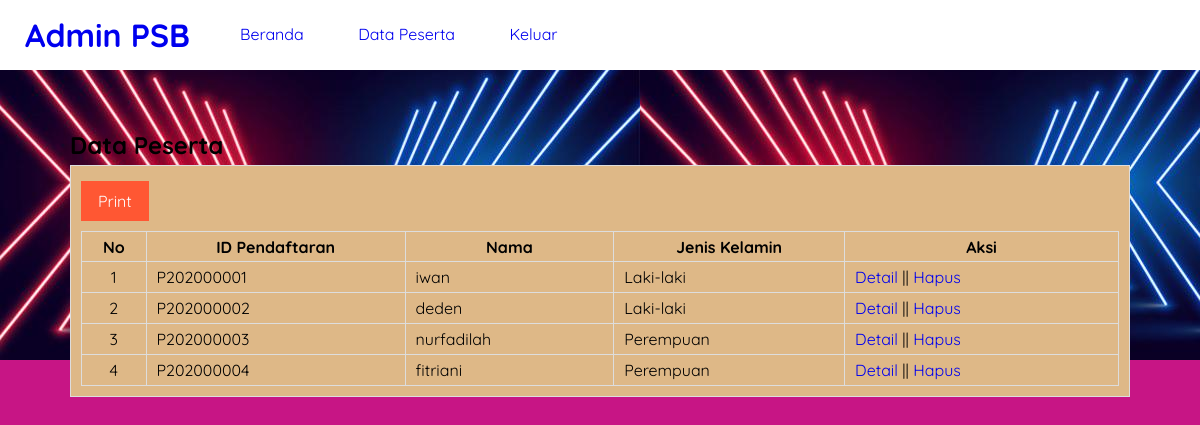
Screenshot of /data-peserta.php (signed in) with the database file from the repository.
### tables this page shows
CREATE TABLE `tb_pendaftaran` (
  `id_pendaftaran` char(10) NOT NULL,
  `tgl_daftar` date NOT NULL,
  `th_ajaran` varchar(9) NOT NULL,
  `jurusan` varchar(50) NOT NULL,
  `nm_peserta` varchar(50) NOT NULL,
  `tmp_lahir` varchar(50) NOT NULL,
  `tgl_lahir` date NOT NULL,
  `jk` enum('Laki-laki','Perempuan') NOT NULL,
  `agama` varchar(15) NOT NULL,
  `almt_peserta` text NOT NULL
);

### data-peserta.php (the view, shortened to what this page needs)
<?php
	include 'koneksi.php';
?>
<!DOCTYPE html>
<html>
<head>
	<link rel="stylesheet" type="text/css" href="css/style.css">
</head>
<body>
	<header>
		<h1><a href="beranda.php">Admin PSB</a></h1>
		<ul>
			<li><a href="beranda.php">Beranda</a></li>
			<li><a href="data-peserta.php">Data Peserta</a></li>
			<li><a href="keluar.php">Keluar</a></li>
		</ul>
	</header>
	<section class="content">
		<h2>Data Peserta</h2>
		<div class="box">
			<a href="cetak-peserta.php" target="_blank" class="btn-cetak">Print</a>
			<table class="table" border="1">
				<thead>
					<tr>
						<th>No</th>
						<th>ID Pendaftaran</th>
						<th>Nama</th>
						<th>Jenis Kelamin</th>
						<th>Aksi</th>
					</tr>
				</thead>
				<tbody>
					<?php
						$no = 1;
						$list_peserta = mysqli_query($conn, "SELECT * FROM tb_pendaftaran");
						while($row = mysqli_fetch_array($list_peserta)){
					?>
					<tr>
						<td><?php echo $no++ ?></td>
						<td><?php echo $row['id_pendaftaran'] ?></td>
						<td><?php echo $row['nm_peserta'] ?></td>
						<td><?php echo $row['jk'] ?></td>
						<td>
							<a href="detail-peserta.php?id=<?php echo $row['id_pendaftaran'] ?>">Detail</a> ||
							<a href="hapus-peserta.php?id=<?php echo $row['id_pendaftaran'] ?>" onclick="return confirm('Yakin ?')">Hapus</a>
						</td>
					</tr>
					<?php } ?>
				</tbody>
			</table>
		</div>
	</section>
</body>
</html>

### css/style.css (style rules this page uses)
* { margin:0; padding:0; font-family: 'Quicksand', sans-serif; }
body { background-color: #C71585; background-image: url(gambar/men.jpg); background-repeat: repeat-x; }
.box { background-color: #DEB887; border:1px solid #ddd; padding:10px; box-sizing: border-box; margin:5px 0 25px; }
.btn-cetak { display: inline-block; padding:10px 17px; color: #fff; background-color: #FF5733; margin-top: 5px; margin-bottom: 10px; }
header { background-color: #fff; }
header::after { content:''; display: block; clear: both; }
header h1 { padding:15px 25px; display: inline-block; float: left; }
header ul { float: left; }
header ul li { padding:24px 25px; display: inline-block; }
a { text-decoration: none; }
.content { width:90%; padding:10px; box-sizing: border-box; margin:50px auto; }
.table { width:100%; border-collapse: collapse; border:1px solid #ddd; }
.table tr { height: 30px; }
.table tr td { padding:5px 10px; }
.table tr td:nth-child(1) { text-align: center; }

### rows the page displays
tb_pendaftaran: id_pendaftaran "P202000001", nm_peserta "iwan", jk "Laki-laki"
tb_pendaftaran: id_pendaftaran "P202000002", nm_peserta "deden", jk "Laki-laki"
tb_pendaftaran: id_pendaftaran "P202000003", nm_peserta "nurfadilah", jk "Perempuan"
tb_pendaftaran: id_pendaftaran "P202000004", nm_peserta "fitriani", jk "Perempuan"
